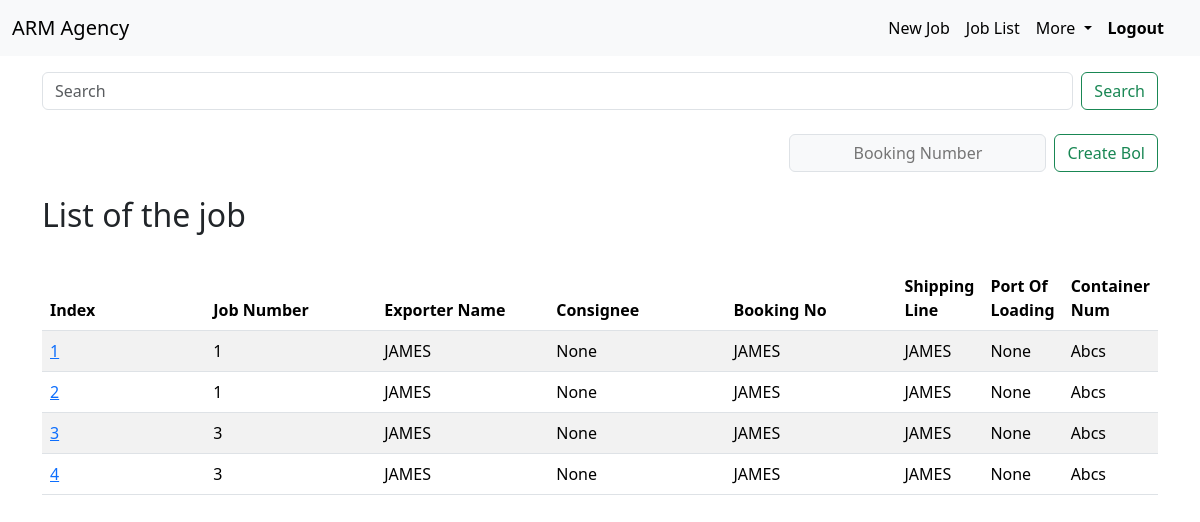
/jobBOL/list (signed in), run on the app's committed database.
### jobBOL/models.py (models this page shows, shortened)
class BolModel(models.Model):
    index = models.ForeignKey(DataOfJob, on_delete=models.CASCADE, primary_key=True)
    jobNumber = models.IntegerField(blank=True, null=True)
    exporterName = models.CharField(blank=True, null=True, max_length=255)
    exporterAddress = models.CharField(max_length=255, blank=True)
    gstin = models.CharField(blank=True, null=True, max_length=255)
    consignee = models.CharField(blank=True, null=True, max_length=255)
    notifyDelivery = models.CharField(blank=True, null=True, max_length=255)
    bookingNum = models.CharField(blank=True, null=True, max_length=255)
    shippingLine = models.CharField(blank=True, null=True, max_length=255)
    armAddress = models.CharField(blank=True, null=True, max_length=255, default='48, District Shopping Center underground Saraswati Nagar, Pali Road, Jodhpur')
    initialCarriage_mode = models.CharField(blank=True, null=True, max_length=255)
    placeOfReceiptOfGood = models.CharField(blank=True, null=True, max_length=255)
    vesselName = models.CharField(blank=True, null=True, max_length=255)
    portOfLoading = models.CharField(blank=True, null=True, max_length=255)
    portOfDestination = models.CharField(blank=True, null=True, max_length=255)
    finalDestination = models.CharField(blank=True, null=True, max_length=255)
    marks = models.CharField(max_length=255, blank=True, null=True)
    noOfPkgs = models.IntegerField(blank=True, null=True)
    grossWt = models.FloatField(blank=True, null=True)
    netWt = models.FloatField(blank=True, null=True)
    CBM = models.FloatField(blank=True, null=True)
    descriptionOfGood = models.CharField(blank=True, null=True, max_length=255)
    shippingBillNo = models.IntegerField(blank=True, null=True)
    IECno = models.IntegerField(blank=True, null=True)
    invoiceNo = models.CharField(blank=True, null=True, max_length=255)
    hsCode = models.CharField(blank=True, null=True, max_length=255)
    poCode = models.CharField(blank=True, null=True, max_length=255)
    containerNum = models.CharField(blank=True, null=True, max_length=255)
    shippingLineSeal = models.CharField(blank=True, null=True, max_length=255)
    customSeal = models.IntegerField(blank=True, null=True)
    freight = models.CharField(blank=True, null=True, max_length=255)
    dateOfIssue = models.DateField(blank=True, null=True)

### jobData/models.py (models this page shows, shortened)
class DataOfJob(models.Model):
    index = models.IntegerField(primary_key=True)
    jobNumber = models.IntegerField()
    noOfBooking = models.IntegerField(default=1)
    container_no = models.CharField(max_length=255)
    shippingLine = models.CharField(max_length=255)
    Forwarder = models.CharField(max_length=255)
    bookingNum = models.CharField(max_length=255)
    exporterName = models.CharField(max_length=255)
    exporterAddress = models.CharField(max_length=255)
    size_20 = models.BooleanField('size=20', default=False)
    size_40 = models.BooleanField('size=40', default=False)
    tues_1 = models.IntegerField(default=0)
    tues_2 = models.IntegerField(default=0)
    totalTues_1 = models.IntegerField(default=0)
    totalTues_2 = models.IntegerField(default=0)
    todayDate = models.DateField(default=date.today)
    def __str__(self):
        return str(self.index)

### jobBOL/views.py (the view)
# urls.py: path('list', views.BOLformList.as_view(), name='bolList'),
class BOLformList(LoginRequiredMixin, generic.ListView):
    model = BolModel
    context_object_name = 'bolList'
    template_name = 'jobBOL/bolmodel_list.html'

### jobBOL/templates/jobBOL/bolmodel_list.html
{% extends 'base.html' %}
{% block content %}
<form method="GET" action="{% url 'jobBOL:search' %}" class="d-flex" role="search">
    <input class="form-control me-2" type="search" placeholder="Search" aria-label="Search" name="search" id="search">
    <button class="btn btn-outline-success" type="submit">Search</button>
  </form>
<br>
<form method="GET" class="d-grid gap-2 d-md-flex justify-content-md-end" action="{% url 'jobBOL:bolTemplate' %}">
  <input class="input-group-text" type="text" placeholder="Booking Number" name="bookingNum">
  <button class="btn btn-outline-success" type="submit">Create Bol</button>
</form>
<br>
<h2>List of the job</h2>
<br>
<table class="table table-striped">
    <thead>
      <tr>
        <tr>
            <th style="width: 20%;" scope="col ">Index</th>
            <th style="width: 20%;" scope="col ">Job Number</th>
            <th style="width: 20%;" scope="col ">Exporter Name</th>
            <th style="width: 20%;" scope="col ">Consignee</th>
            <th style="width: 20%;" scope="col ">Booking No</th>
            <th style="width: 20%;" scope="col ">Shipping Line</th>
            <th style="width: 20%;" scope="col ">Port Of Loading</th>
            <th style="width: 20%;" scope="col ">Container Num</th>
          </tr>
    </thead>
    <tbody>
        {% for items in bolList %}
        <tr>
            <td><a href="{% url 'jobBOL:bolDetail' pk=items.pk %}">{{ items.index }}</a></td>
            <td>{{ items.jobNumber }}</td>
            <td>{{ items.exporterName }}</td>
            <td>{{ items.consignee }}</td>
            <td>{{ items.bookingNum }}</td>
            <td>{{ items.shippingLine }}</td>
            <td>{{ items.portOfLoading }}</td>
            <td>{{ items.containerNum }}</td>
          </tr>
        {% endfor %}
    </tbody>
  </table>
{% endblock %}

### data on the page
BolModel: index "1", jobNumber "1", exporterName "JAMES", consignee "None", bookingNum "JAMES", shippingLine "JAMES", portOfLoading "None", containerNum "Abcs"
BolModel: index "2", jobNumber "1", exporterName "JAMES", consignee "None", bookingNum "JAMES", shippingLine "JAMES", portOfLoading "None", containerNum "Abcs"
BolModel: index "3", jobNumber "3", exporterName "JAMES", consignee "None", bookingNum "JAMES", shippingLine "JAMES", portOfLoading "None", containerNum "Abcs"
BolModel: index "4", jobNumber "3", exporterName "JAMES", consignee "None", bookingNum "JAMES", shippingLine "JAMES", portOfLoading "None", containerNum "Abcs"
